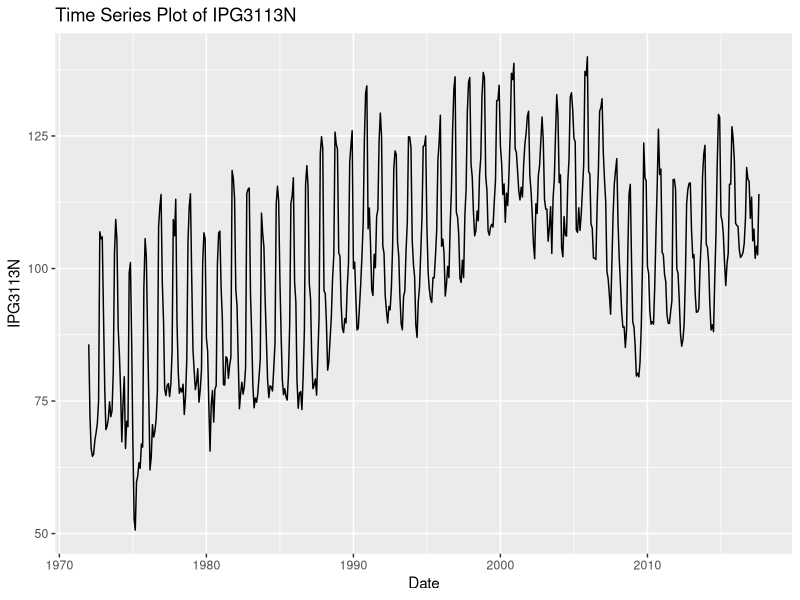
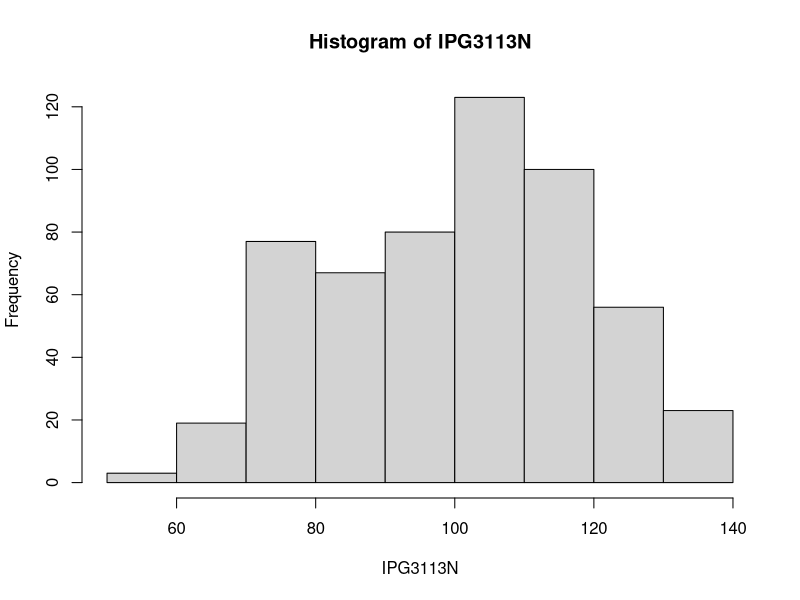
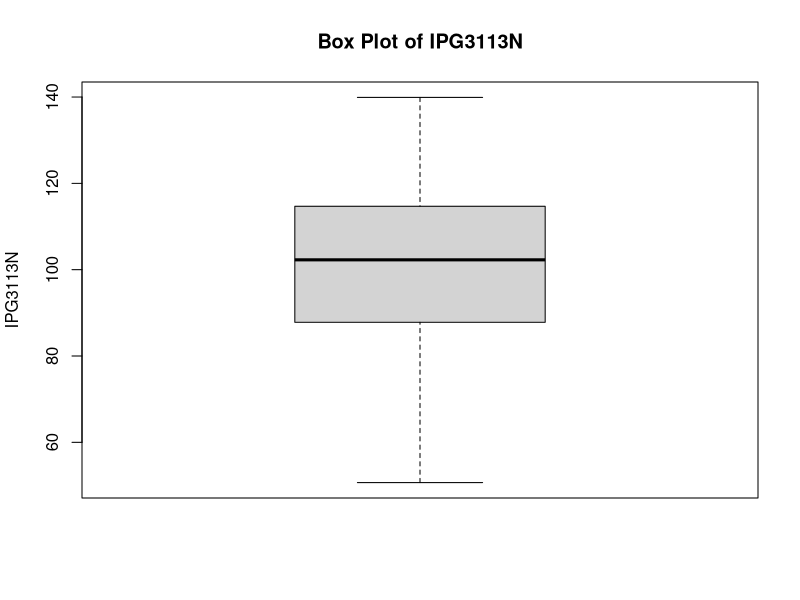
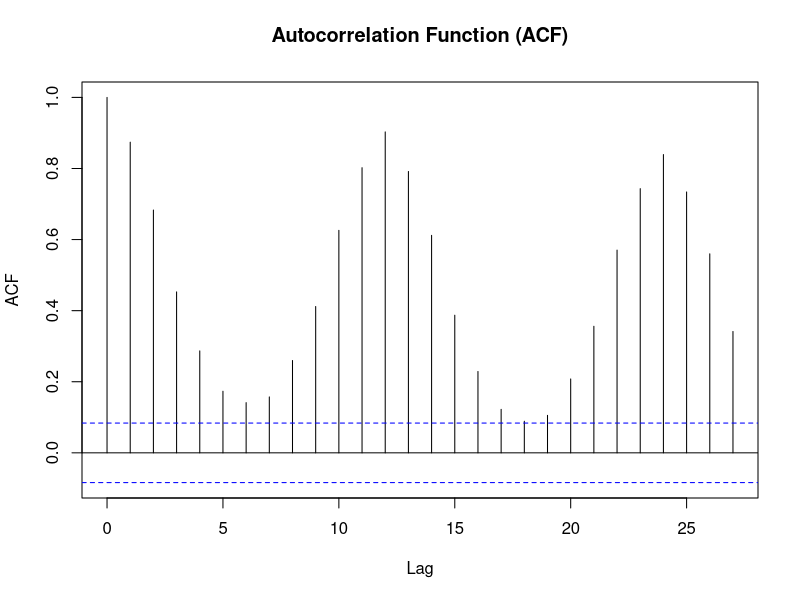
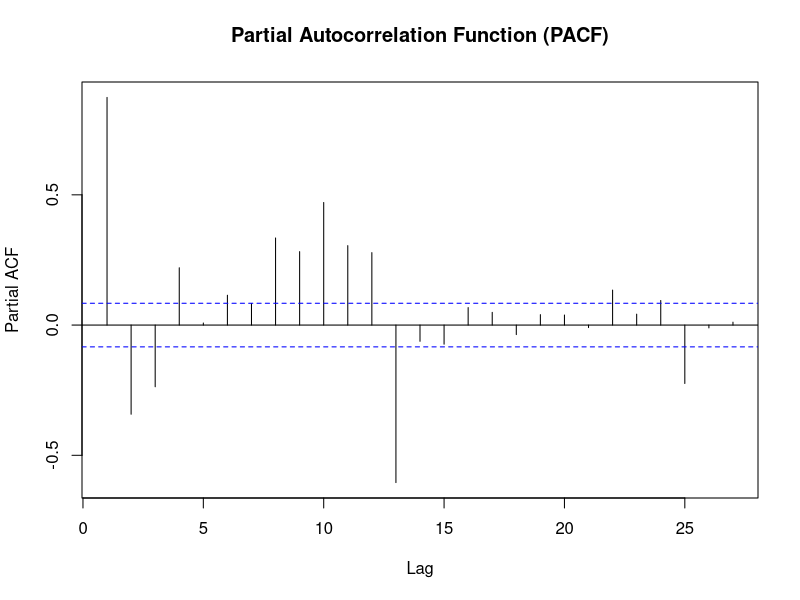
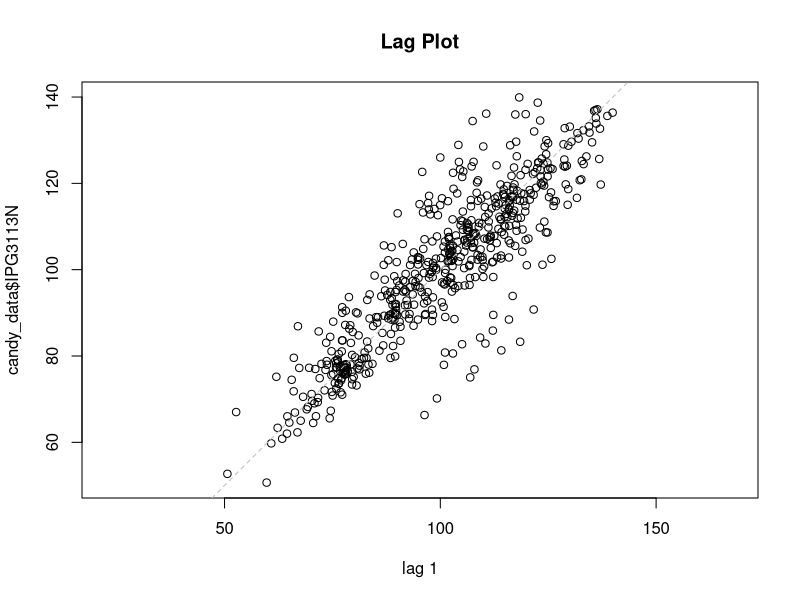
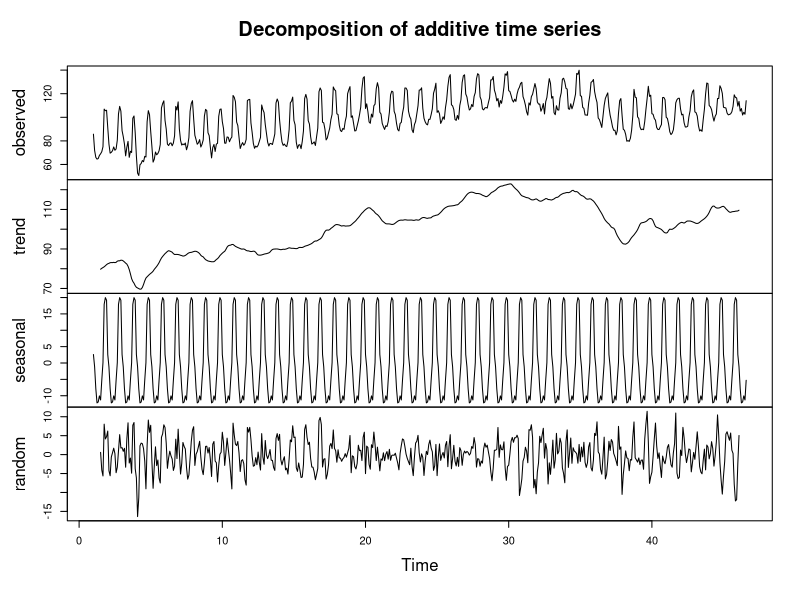
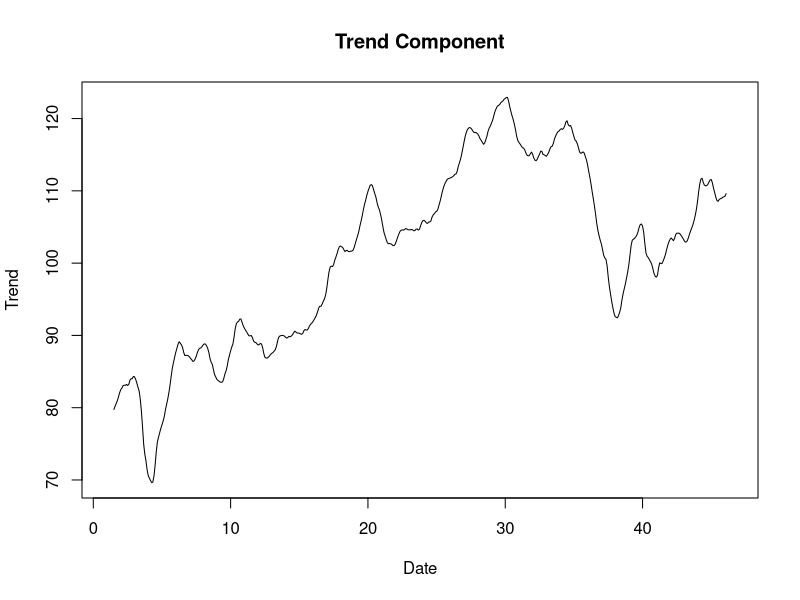

Source code (R) for these figures, in order:
candy_data <- read.csv("candy_production.csv")

#install.packages("ggplot2")
#install.packages("lubridate")
#install.packages("tseries")
#install.packages("forecast")

library(ggplot2)
library(lubridate)


# ================================Data Preparation==============================
ls() # Check my data frame name

str(candy_data) # Check the structure

any(is.na(candy_data)) # Check for missing values

# Convert date column to date format
candy_data$observation_date <- as.Date(candy_data$observation_date, format = "%m/%d/%Y")

# Create the time series plot
ggplot(data = candy_data, aes(x = observation_date, y = IPG3113N)) +
  geom_line() +
  labs(x = "Date", y = "IPG3113N") +
  ggtitle("Time Series Plot of IPG3113N")

# ===================== Exploratory Data Analysis (EDA) ========================
summary(candy_data$IPG3113N)

# Examine the distribution 
hist(candy_data$IPG3113N, main = "Histogram of IPG3113N", xlab = "IPG3113N")

# Box plot
boxplot(candy_data$IPG3113N, main = "Box Plot of IPG3113N", ylab = "IPG3113N")

# Examine autocorrelation and partial autocorrelation to identify potential lag values for modeling
acf(candy_data$IPG3113N, main = "Autocorrelation Function (ACF)")
pacf(candy_data$IPG3113N, main = "Partial Autocorrelation Function (PACF)")

#library(forecast)
#ts_data <- ts(candy_data$IPG3113N, frequency = 12) # Create a time series object
#seasonplot(ts_data, year.labels = TRUE, year.labels.left = TRUE) # Create a seasonal subseries plot

# Statistical Tests using adf --> result < 0.05 means likely stationary
library(tseries)
adf.test(candy_data$IPG3113N)

# examine relationships between values at different time points
lag.plot(candy_data$IPG3113N, main = "Lag Plot")

# Perform seasonal decomposition
ts_data <- ts(candy_data$IPG3113N, frequency = 12)  # Assuming monthly data (frequency = 12)
decomposition <- decompose(ts_data)
plot(decomposition) # Plot the decomposition components (trend, seasonal, and remainder)

# ============================= Data Visualization ================================

# Visual Inspection of Trend Component
plot(decomposition$trend, main = "Trend Component", xlab = "Date", ylab = "Trend")

# Visual Inspection of Seasonal Component
plot(decomposition$seasonal, main = "Seasonal Component", xlab = "Date", ylab = "Seasonal")

# Visual Inspection of Residual Component
plot(decomposition$random, main = "Residual Component", xlab = "Date", ylab = "Residual")

# helps to find the most suitable ARIMA model for the data
library(forecast)
fit <- auto.arima(candy_data$IPG3113N)
summary(fit)
auto.arima(candy_data$IPG3113N, ic="aic", trace=TRUE)

# ============================ Analysis for seasonal ===========================
summary(decomposition$seasonal)

# Plot the autocorrelation function (ACF) of the seasonal component
acf(decomposition$seasonal, main = "ACF of Seasonal Component")

# Plot the partial autocorrelation function (PACF) of the seasonal component
pacf(decomposition$seasonal, main = "PACF of Seasonal Component")

# ============================ Analysis for trend ==============================
summary(decomposition$trend)

# check got missing value or not
any(is.na(decomposition$trend))
# remove missing value
decomposition$trend <- na.omit(decomposition$trend)

# Plot the autocorrelation function- ACF & PACF of the trend component
acf(decomposition$trend, main = "ACF of Trend Component")
pacf(decomposition$trend, main = "PACF of Trend Component")

# =========================== Analysis for Residual ============================
summary(decomposition$random)

any(is.na(decomposition$random))
decomposition$random <- na.omit(decomposition$random)

# Plot the autocorrelation function (ACF) of the residual component
acf(decomposition$random, main = "ACF of Residual Component")

# Plot the partial autocorrelation function (PACF) of the residual component
pacf(decomposition$random, main = "PACF of Residual Component")


# =========================== Fit ARIMA model ============================
arima_model <- auto.arima(ts_data)
summary(arima_model)

# Generate forecasts for the next 24 months
forecast_values <- forecast(arima_model, h = 24)
print(forecast_values)

# plot the graph out
plot(forecast_values, main = "ARIMA Forecast", xlab = "Date", ylab = "IPG3113N")


# ============================= Model Evaluation ===============================
forecasted_values <- forecast_values$mean[time(ts_data)]

mae <- mean(abs(forecast_values$mean - ts_data))
mse <- mean((forecast_values$mean - ts_data)^2)
rmse <- sqrt(mse)

# Print evaluation metrics
cat("Mean Absolute Error (MAE):", mae, "\n")
cat("Mean Squared Error (MSE):", mse, "\n")
cat("Root Mean Squared Error (RMSE):", rmse, "\n")







